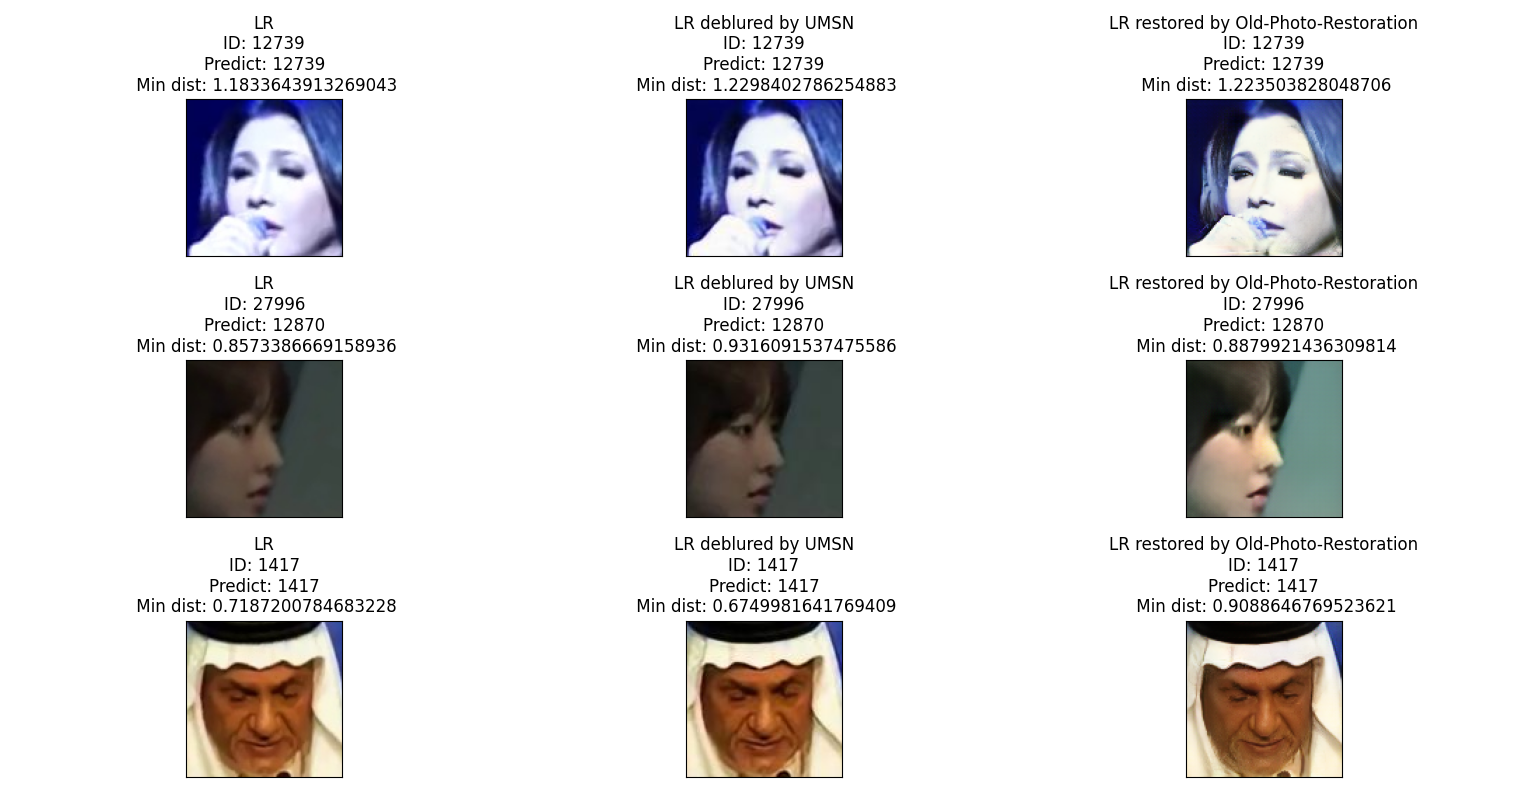

Recreate this plot in Python.
#!/usr/bin/env python
# coding: utf-8

# In[ ]:


import face_model
import argparse
import cv2
import glob
import sys
import numpy as np
import os
import time
import torch
import torchvision
from torch.utils.data import DataLoader
from torchvision import datasets

parser = argparse.ArgumentParser(description='face model test')
# general
parser.add_argument('--image-size', default='112,112', help='')
parser.add_argument('--model', default='../models/model-r100-ii/model,0', help='path to load model.')
parser.add_argument('--ga-model', default='', help='path to load model.')
parser.add_argument('--gpu', default=0, type=int, help='gpu id')
parser.add_argument('--det', default=0, type=int, help='mtcnn option, 1 means using R+O, 0 means detect from begining')
parser.add_argument('--flip', default=0, type=int, help='whether do lr flip aug')
parser.add_argument('--threshold', default=1.24, type=float, help='ver dist threshold')
args = parser.parse_args()

model = face_model.FaceModel(args)
start = time.time()
device = torch.device('cuda:0' if torch.cuda.is_available() else 'cpu')
print('Running on device: {}'.format(device))

def get_embedding(img_path):
    img_cv2 = cv2.imread(img_path)
    img = model.get_input(img_cv2)
    if img is None:
        return None
    return model.get_feature(img)

def predict_id(f1):
    min_dist = 1e9
    id_predicted = 0
    for i in range(len(template_embedding_list)):
        f2 = template_embedding_list[i]
        dist = np.sum(np.square(f1 - f2))
        if (dist < min_dist):
            min_dist = dist
            id_predicted = template_id_list[i]
    return (id_predicted, min_dist)

template_embedding_list = []
template_id_list = []

base_dir = '/home/jiaheng/Desktop/GitHub/IJB-C-1/GT'
f = open('hr.txt', 'r')
out = f.readlines()
for line in out:
    _ = line.split(' ')
    # print(_)
    id = _[0]
    _ = _[1].split('/')
    filename = _[-1]
    # print(filename)
    filename = filename.replace('txt', 'jpg').rstrip('\n')
    img_path = os.path.join(base_dir, str(id)) + '/img' + '/' + filename
    print(img_path)
    # img_cv2 = cv2.imread(img_path)
    # print(img_cv2.shape)
    # cv2.imshow('', img_cv2)
    # cv2.waitKey(0)
    f2 = get_embedding(img_path)
    if f2 is not None:
        template_embedding_list.append(f2)
        template_id_list.append(id)
    print('Num of template embeddings:', len(template_embedding_list))
    #break
f.close()


# In[3]:


import glob
img_path_list = glob.glob('/home/jiaheng/Desktop/GitHub/IJB-C-1/LR_804_in_one_dir_enhanced_OPR/final_output/*.png')
n = len(img_path_list)
print(n)


# In[4]:

import pandas as pd
df = pd.read_csv('lr_80.4.txt', sep=' ', header=None)
df = df.rename({0:"idx", 1:"video_id", 2:"filename"}, axis="columns")
print(df.head(3))

import matplotlib.pyplot as plt
import random
fig = plt.figure(figsize=(8, 8))
rows = 3 
columns = 3
base_dir = '/home/jiaheng/Desktop/GitHub/IJB-C-1'
for i in range(rows):
    index = int(random.random() * n)
    s = df.iloc[index]
    print(s)
    idx = s['idx']
    video_id = s['video_id']
    filename = s['filename']
    OPR_path = base_dir + '/LR_804_in_one_dir_enhanced_OPR/final_output/' + filename[:-3] + 'png'
    LR_path = base_dir + '/LR_80.4/' + str(idx) + '/' + str(video_id) + '/' + str(filename)
    UMSN_path = base_dir + '/LR_deblurred_UMSN/' + str(idx) + '/' + str(video_id) + '/' + str(filename)
    print(OPR_path)
    print(LR_path)
    print(UMSN_path)
    fig.add_subplot(rows, columns, i * 3 + 1)
    f = get_embedding(LR_path)
    if f is not None:
        (id_p, min_d) = predict_id(f)
    else:
        (id_p, min_d) = (-1, -1)
    plt.title('LR\nID: {}\nPredict: {}\n Min dist: {}'.format(idx, id_p, min_d), fontsize=12)
    plt.xticks([])
    plt.yticks([])
    plt.imshow(cv2.cvtColor(cv2.imread(LR_path), cv2.COLOR_BGR2RGB))
    plt.tight_layout()

    fig.add_subplot(rows, columns, i * 3 + 2)
    f = get_embedding(UMSN_path)
    if f is not None:
        (id_p, min_d) = predict_id(f)
    else:
        (id_p, min_d) = (-1, -1)
    plt.title('LR deblured by UMSN\nID: {}\nPredict: {}\n Min dist: {}'.format(idx, id_p, min_d), fontsize=12)
    plt.xticks([])
    plt.yticks([])
    plt.imshow(cv2.cvtColor(cv2.imread(UMSN_path), cv2.COLOR_BGR2RGB))

    fig.add_subplot(rows, columns, i * 3 + 3)
    f = get_embedding(OPR_path)
    if f is not None:
        (id_p, min_d) = predict_id(f)
    else:
        (id_p, min_d) = (-1, -1)
    plt.title('LR restored by Old-Photo-Restoration\nID: {}\nPredict: {}\n Min dist: {}'.format(idx, id_p, min_d), fontsize=12)
    plt.xticks([])
    plt.yticks([])
    plt.imshow(cv2.cvtColor(cv2.imread(OPR_path), cv2.COLOR_BGR2RGB))
plt.savefig('visualization_LR-UMSN-OPR.png')
plt.show()


# In[ ]:




